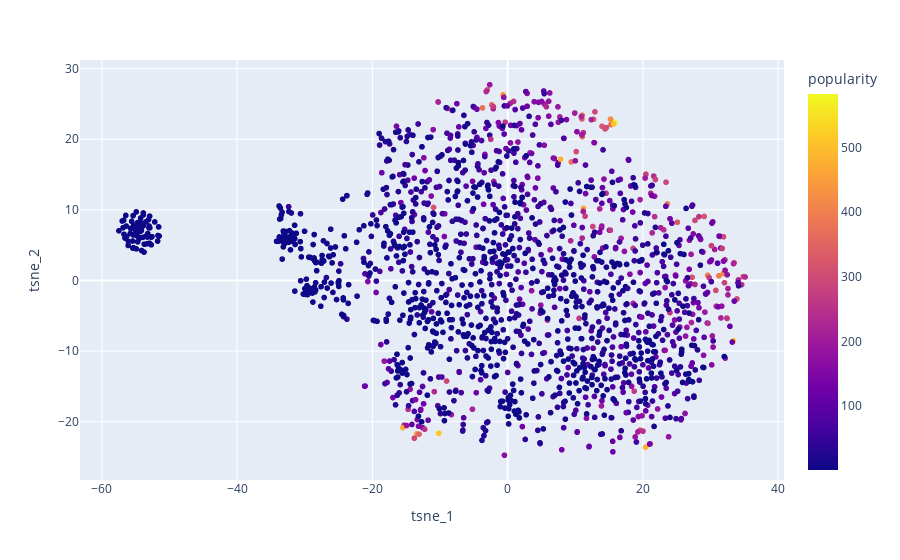

This figure's notebook cell:
### Code cell
import plotly.express as px

tsne_df = pd.DataFrame(item_tsne, columns=["tsne_1", "tsne_2"])
tsne_df["item_id"] = np.arange(item_tsne.shape[0])
tsne_df = tsne_df.merge(items.reset_index())

px.scatter(tsne_df, x="tsne_1", y="tsne_2",
           color="popularity",
           hover_data=["item_id", "title", "popularity"])

### Figure 1 — Plotly figure (JSON) as saved in the notebook; plotly's stock layout.template omitted (floating-point values rounded to 4 significant figures; data arrays with more than 128 entries replaced by an {"elided": "..."} marker saying what was removed)
{"data": [{"customdata": {"elided": "1681x3 mixed values"}, "hovertemplate": "tsne_1=%{x}<br>tsne_2=%{y}<br>item_id=%{customdata[0]}<br>title=%{customdata[1]}<br>popularity=%{marker.color}<extra></extra>", "legendgroup": "", "marker": {"color": {"elided": "1681 int values"}, "coloraxis": "coloraxis", "symbol": "circle"}, "mode": "markers", "name": "", "showlegend": false, "type": "scattergl", "x": {"elided": "1681 float values"}, "xaxis": "x", "y": {"elided": "1681 float values"}, "yaxis": "y"}], "layout": {"coloraxis": {"colorbar": {"title": {"text": "popularity"}}, "colorscale": [[0, "#0d0887"], [0.1111, "#46039f"], [0.2222, "#7201a8"], [0.3333, "#9c179e"], [0.4444, "#bd3786"], [0.5556, "#d8576b"], [0.6667, "#ed7953"], [0.7778, "#fb9f3a"], [0.8889, "#fdca26"], [1, "#f0f921"]]}, "legend": {"tracegroupgap": 0}, "margin": {"t": 60}, "xaxis": {"anchor": "y", "domain": [0, 1], "title": {"text": "tsne_1"}}, "yaxis": {"anchor": "x", "domain": [0, 1], "title": {"text": "tsne_2"}}}}
